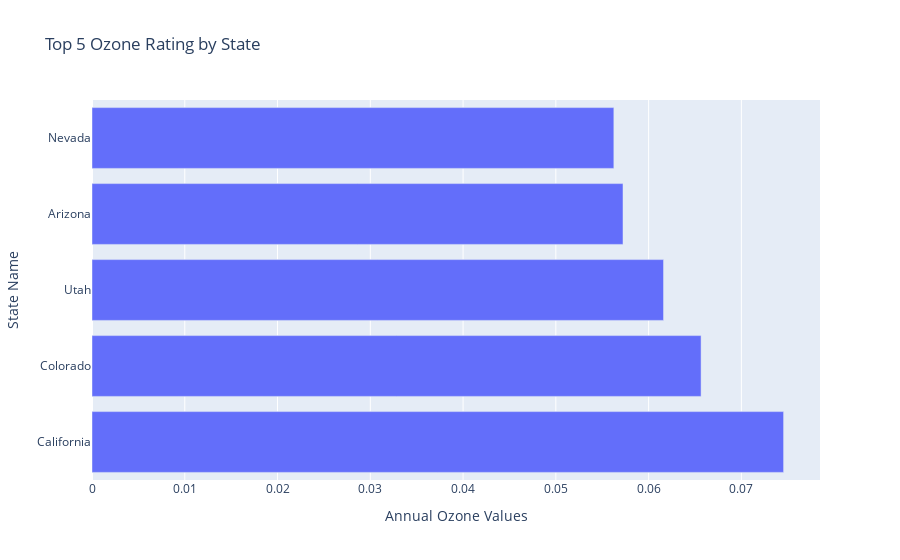

The cell this chart's notebook holds for it:
### Code cell
ozone_bar = px.bar(ozone_top_5, 
                           x='Ozone', y='State Name',
                           title = 'Top 5 Ozone Rating by State',
                           labels = {'Ozone': 'Annual Ozone Values'},
                           orientation = 'h')
ozone_bar.show()

### Figure 1 — Plotly figure (JSON) as saved in the notebook; plotly's stock layout.template omitted (floating-point values rounded to 4 significant figures)
{"data": [{"alignmentgroup": "True", "hovertemplate": "Annual Ozone Values=%{x}<br>State Name=%{y}<extra></extra>", "legendgroup": "", "marker": {"color": "#636efa", "pattern": {"shape": ""}}, "name": "", "offsetgroup": "", "orientation": "h", "showlegend": false, "textposition": "auto", "type": "bar", "x": [0.07455, 0.06566, 0.06161, 0.05724, 0.05625], "xaxis": "x", "y": ["California", "Colorado", "Utah", "Arizona", "Nevada"], "yaxis": "y"}], "layout": {"barmode": "relative", "legend": {"tracegroupgap": 0}, "title": {"text": "Top 5 Ozone Rating by State"}, "xaxis": {"anchor": "y", "domain": [0, 1], "title": {"text": "Annual Ozone Values"}}, "yaxis": {"anchor": "x", "domain": [0, 1], "title": {"text": "State Name"}}}}
